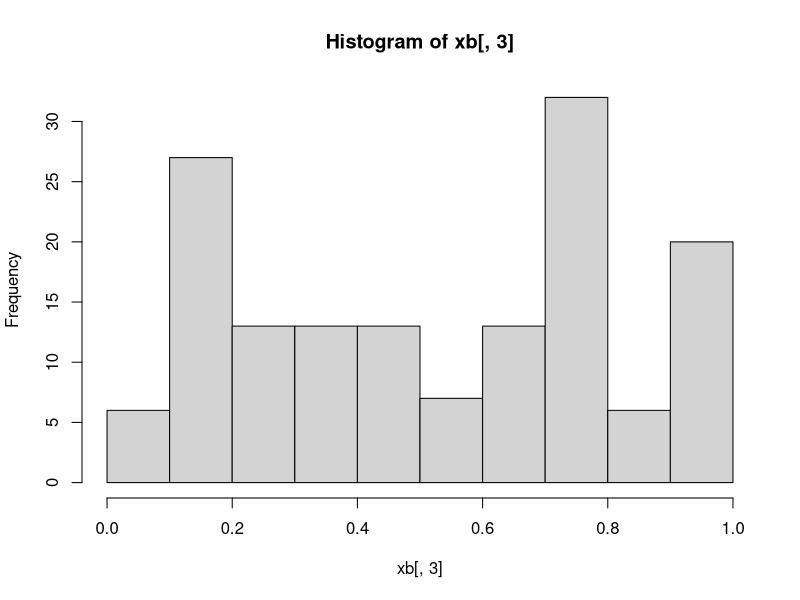

Write the R code that produced this figure.
#Multiplicative Dan Bernauli
#NIM GENAP
#NOVINA INDAH FITRIYAH_B2A020056

multiplicative_RNG<-function(a,z0,m,n) {
  xb<-matrix(NA,n,3)
  colnames(xb)<-c("aZ","Xb","Ub")
  for (b in 1:n)
  {
    xb[b,1]<-(a*z0)
    xb[b,2]<-xb[b,1]%%m
    xb[b,3]<-xb[b,2]/m
    z0<-xb[b,2]
  }
  hist(xb[,3])
  View(xb)
}
multiplicative_RNG(45, 21139, 417, 150)

Bernouli_novina<-function(n,p) {
  i<-n
  p<-p
  X<-runif(i)
  Y<-NULL
  for (z in 1:i) ifelse (X[z]<=p,Y[z]<-1,Y[z]<-0)
  (tabel<-table(Y)/length(Y))
}
Bernouli_novina(150, 0.83)